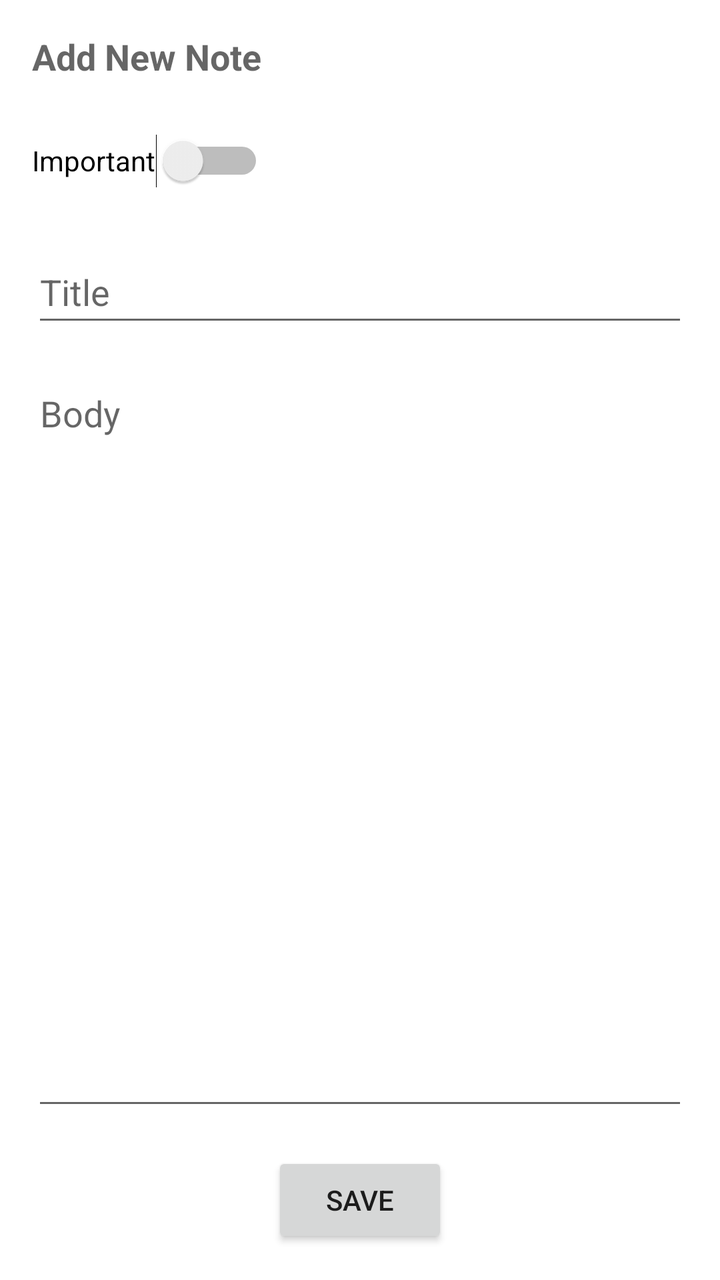
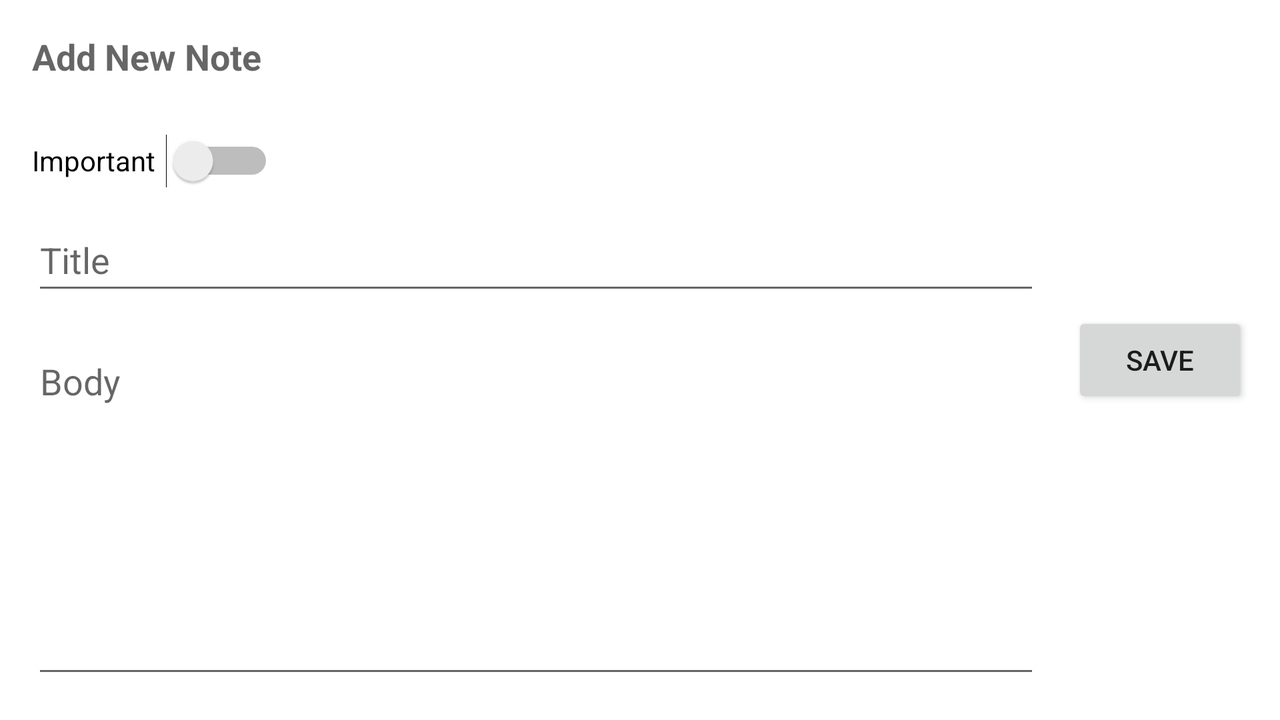

First picture: res/layout/ on a phone held upright. Second picture: the repository's own variant of that layout, on a device whose configuration matches the variant's folder. Source for both follows.
<!-- AndroidManifest.xml: application theme Theme.A4basic -->
<!-- res/layout/fragment_add_edit_note.xml -->
<?xml version="1.0" encoding="utf-8"?>
<androidx.constraintlayout.widget.ConstraintLayout
    xmlns:android="http://schemas.android.com/apk/res/android"
    xmlns:tools="http://schemas.android.com/tools"
    xmlns:app="http://schemas.android.com/apk/res-auto"
    android:layout_width="match_parent"
    android:layout_height="match_parent"
    tools:context=".AddEditNoteFragment">

    <TextView
        android:id="@+id/add_edit_note_label"
        android:layout_width="wrap_content"
        android:layout_height="wrap_content"
        android:layout_marginStart="16dp"
        android:layout_marginTop="16dp"
        android:text="@string/add_new_note"
        android:textAppearance="@style/TextAppearance.AppCompat.Medium"
        android:textStyle="bold"
        app:layout_constraintStart_toStartOf="parent"
        app:layout_constraintTop_toTopOf="parent" />

    <Switch
        android:id="@+id/add_edit_note_switch"
        android:layout_width="wrap_content"
        android:layout_height="wrap_content"
        android:layout_marginStart="16dp"
        android:layout_marginTop="16dp"
        android:minHeight="48dp"
        android:text="@string/important"
        android:textAppearance="@style/TextAppearance.AppCompat.Body1"
        app:layout_constraintStart_toStartOf="parent"
        app:layout_constraintTop_toBottomOf="@+id/add_edit_note_label" />

    <EditText
        android:id="@+id/add_edit_note_title"
        android:layout_width="0dp"
        android:layout_height="wrap_content"
        android:layout_marginStart="16dp"
        android:layout_marginTop="16dp"
        android:layout_marginEnd="16dp"
        android:hint="@string/title"
        android:minHeight="48dp"
        app:layout_constraintEnd_toEndOf="parent"
        app:layout_constraintStart_toStartOf="parent"
        app:layout_constraintTop_toBottomOf="@+id/add_edit_note_switch"
        android:inputType="text"
        android:autofillHints="" />

    <EditText
        android:id="@+id/add_edit_note_body"
        android:layout_width="0dp"
        android:layout_height="0dp"
        android:layout_marginStart="16dp"
        android:layout_marginTop="16dp"
        android:layout_marginEnd="16dp"
        android:layout_marginBottom="16dp"
        android:ems="10"
        android:gravity="start|top"
        android:hint="@string/body"
        android:inputType="textMultiLine"
        app:layout_constraintBottom_toTopOf="@+id/edit_button"
        app:layout_constraintEnd_toEndOf="parent"
        app:layout_constraintStart_toStartOf="parent"
        app:layout_constraintTop_toBottomOf="@+id/add_edit_note_title"
        android:autofillHints="" />

    <Button
        android:id="@+id/edit_button"
        android:layout_width="wrap_content"
        android:layout_height="wrap_content"
        android:layout_marginBottom="16dp"
        android:text="@string/save"
        app:layout_constraintBottom_toBottomOf="parent"
        app:layout_constraintEnd_toEndOf="parent"
        app:layout_constraintStart_toStartOf="parent" />

</androidx.constraintlayout.widget.ConstraintLayout>
<!-- resources referenced by this layout -->
<resources>
  <string name="add_new_note">Add New Note</string>
  <string name="body">Body</string>
  <string name="important">Important</string>
  <string name="save">Save</string>
  <string name="title">Title</string>
  <style name="Theme.A4basic" parent="Theme.MaterialComponents.DayNight.DarkActionBar">
          
          <item name="colorPrimary">@color/purple_500</item>
          <item name="colorPrimaryVariant">@color/purple_700</item>
          <item name="colorOnPrimary">@color/white</item>
          
          <item name="colorSecondary">@color/teal_200</item>
          <item name="colorSecondaryVariant">@color/teal_700</item>
          <item name="colorOnSecondary">@color/black</item>
          
          <item name="android:statusBarColor" tools:targetApi="l">?attr/colorPrimaryVariant</item>
          
      </style>
  <color name="purple_500">#FF6200EE</color>
  <color name="purple_700">#FF3700B3</color>
  <color name="white">#FFFFFFFF</color>
  <color name="teal_200">#FF03DAC5</color>
  <color name="teal_700">#FF018786</color>
  <color name="black">#FF000000</color>
</resources>
<!-- res/layout-land/fragment_add_edit_note.xml (the author's variant of the layout above) -->
<!-- drawn on the phone turned sideways -->
<?xml version="1.0" encoding="utf-8"?>
<androidx.constraintlayout.widget.ConstraintLayout
    xmlns:android="http://schemas.android.com/apk/res/android"
    xmlns:tools="http://schemas.android.com/tools"
    xmlns:app="http://schemas.android.com/apk/res-auto"
    android:layout_width="match_parent"
    android:layout_height="match_parent"
    tools:context=".AddEditNoteFragment">

    <TextView
        android:id="@+id/add_edit_note_label"
        android:layout_width="wrap_content"
        android:layout_height="0dp"
        android:layout_marginStart="16dp"
        android:layout_marginTop="16dp"
        android:text="@string/add_new_note"
        android:textAppearance="@style/TextAppearance.AppCompat.Medium"
        android:textStyle="bold"
        app:layout_constraintStart_toStartOf="parent"
        app:layout_constraintTop_toTopOf="parent" />

    <Switch
        android:id="@+id/add_edit_note_switch"
        android:layout_width="121dp"
        android:layout_height="0dp"
        android:layout_marginStart="16dp"
        android:layout_marginTop="16dp"
        android:minHeight="48dp"
        android:text="@string/important"
        android:textAppearance="@style/TextAppearance.AppCompat.Body1"
        app:layout_constraintStart_toStartOf="parent"
        app:layout_constraintTop_toBottomOf="@+id/add_edit_note_label" />

    <EditText
        android:id="@+id/add_edit_note_title"
        android:layout_width="0dp"
        android:layout_height="wrap_content"
        android:layout_marginStart="16dp"
        android:layout_marginEnd="16dp"
        android:hint="@string/title"
        android:minHeight="48dp"
        app:layout_constraintEnd_toStartOf="@+id/edit_button"
        app:layout_constraintStart_toStartOf="parent"
        app:layout_constraintTop_toBottomOf="@+id/add_edit_note_switch"
        android:inputType="text" />

    <EditText
        android:id="@+id/add_edit_note_body"
        android:layout_width="0dp"
        android:layout_height="0dp"
        android:layout_marginStart="16dp"
        android:layout_marginTop="16dp"
        android:layout_marginEnd="16dp"
        android:layout_marginBottom="16dp"
        android:ems="10"
        android:gravity="start|top"
        android:hint="@string/body"
        android:inputType="textMultiLine"
        app:layout_constraintBottom_toBottomOf="parent"
        app:layout_constraintEnd_toStartOf="@+id/edit_button"
        app:layout_constraintStart_toStartOf="parent"
        app:layout_constraintTop_toBottomOf="@+id/add_edit_note_title"
        android:importantForAutofill="no" />

    <Button
        android:id="@+id/edit_button"
        android:layout_width="wrap_content"
        android:layout_height="wrap_content"
        android:layout_marginEnd="16dp"
        android:text="@string/save"
        app:layout_constraintBottom_toBottomOf="parent"
        app:layout_constraintEnd_toEndOf="parent"
        app:layout_constraintTop_toTopOf="parent" />

</androidx.constraintlayout.widget.ConstraintLayout>
